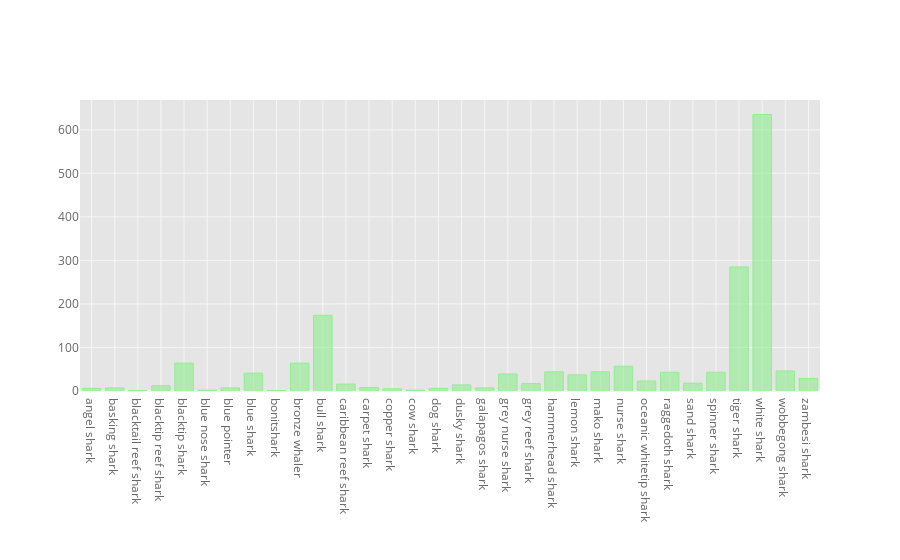

The code cell stored with this chart in its notebook:
### Code cell
shark_count.iplot(kind='bar', color = 'lightgreen')

### Figure 1 — Plotly figure (JSON) as saved in the notebook; plotly's stock layout.template omitted (floating-point values rounded to 4 significant figures)
{"data": [{"marker": {"color": "rgba(144, 238, 144, 0.6)", "line": {"color": "rgba(144, 238, 144, 1.0)", "width": 1}}, "name": "Fatal", "orientation": "v", "text": "", "type": "bar", "x": ["angel shark", "basking shark", "blacktail reef shark", "blacktip reef shark", "blacktip shark", "blue nose shark", "blue pointer", "blue shark", "bonitshark", "bronze whaler", "bull shark", "caribbean reef shark", "carpet shark", "copper shark", "cow shark", "dog shark", "dusky shark", "galapagos shark", "grey nurse shark", "grey reef shark", "hammerhead shark", "lemon shark", "mako shark", "nurse shark", "oceanic whitetip shark", "raggedoth shark", "sand shark", "spinner shark", "tiger shark", "white shark", "wobbegong shark", "zambesi shark"], "y": [6, 7, 1, 12, 64, 2, 7, 41, 1, 64, 174, 16, 8, 5, 2, 6, 14, 7, 39, 17, 44, 37, 44, 57, 23, 43, 18, 43, 285, 635, 46, 29]}], "layout": {"legend": {"bgcolor": "#FFFFFF", "font": {"color": "#666666"}}, "paper_bgcolor": "#FFFFFF", "plot_bgcolor": "#E5E5E5", "title": {"font": {"color": "#151516"}}, "xaxis": {"gridcolor": "#F6F6F6", "showgrid": true, "tickfont": {"color": "#666666"}, "title": {"font": {"color": "#666666"}, "text": ""}, "zerolinecolor": "#F6F6F6"}, "yaxis": {"gridcolor": "#F6F6F6", "showgrid": true, "tickfont": {"color": "#666666"}, "title": {"font": {"color": "#666666"}, "text": ""}, "zerolinecolor": "#F6F6F6"}}}
